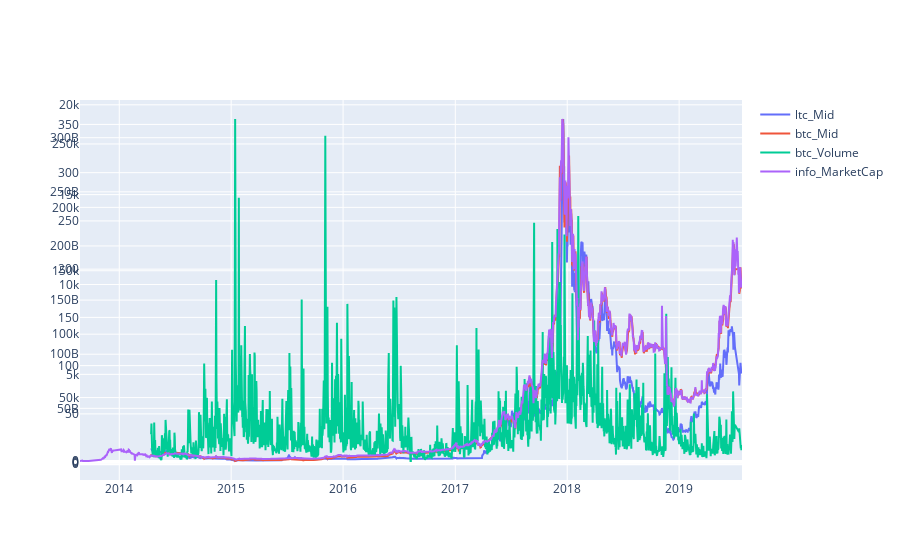

Notebook code for this chart:
### Markdown cell above
## Plot

### Code cell
data = []
d = {}
for ind, (key, value) in enumerate(features.items()):
    # Create trace to add to data
    trace = go.Scatter(x=value.index, y=value, name=key, yaxis='y{}'.format(ind+1))
    data.append(trace)
    # Create dictionaries for layout
    d['yaxis{}'.format(ind+2)] = {'overlaying': 'y', 'side': 'left'}
fig = go.Figure(data=data, layout=d)
iplot(fig)

### Figure 1 — Plotly figure (JSON) as saved in the notebook; plotly's stock layout.template omitted (floating-point values rounded to 4 significant figures; data arrays with more than 128 entries replaced by an {"elided": "..."} marker saying what was removed)
{"data": [{"name": "ltc_Mid", "type": "scatter", "x": {"elided": "1872 str values"}, "y": {"elided": "1872 float values"}, "yaxis": "y"}, {"name": "btc_Mid", "type": "scatter", "x": {"elided": "1882 str values"}, "y": {"elided": "1882 float values"}, "yaxis": "y2"}, {"name": "btc_Volume", "type": "scatter", "x": {"elided": "1882 str values"}, "y": {"elided": "1882 float values"}, "yaxis": "y3"}, {"name": "info_MarketCap", "type": "scatter", "x": {"elided": "2000 str values"}, "y": {"elided": "2000 int values"}, "yaxis": "y4"}], "layout": {"yaxis2": {"overlaying": "y", "side": "left"}, "yaxis3": {"overlaying": "y", "side": "left"}, "yaxis4": {"overlaying": "y", "side": "left"}, "yaxis5": {"overlaying": "y", "side": "left"}}}
